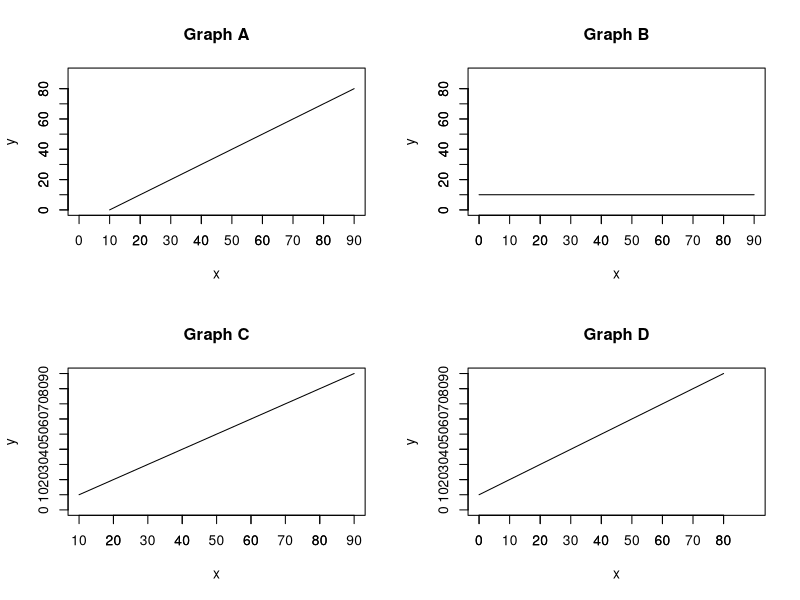
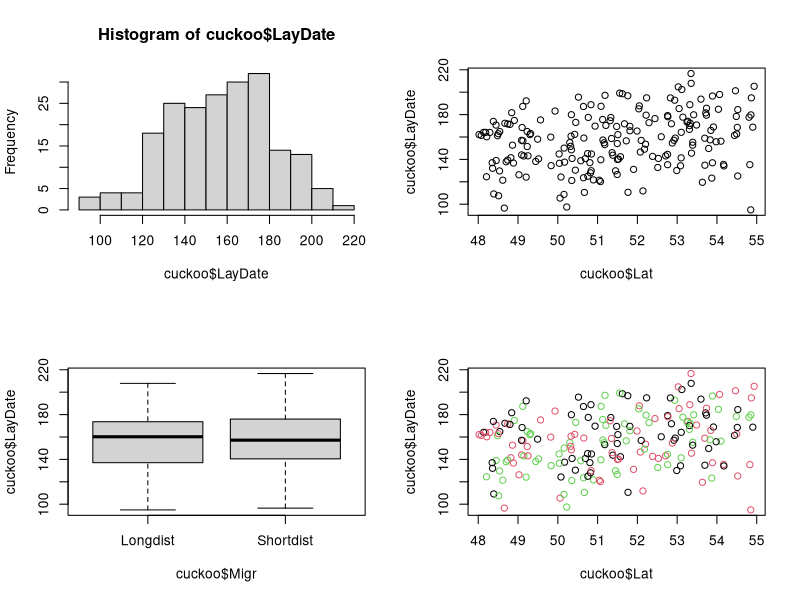
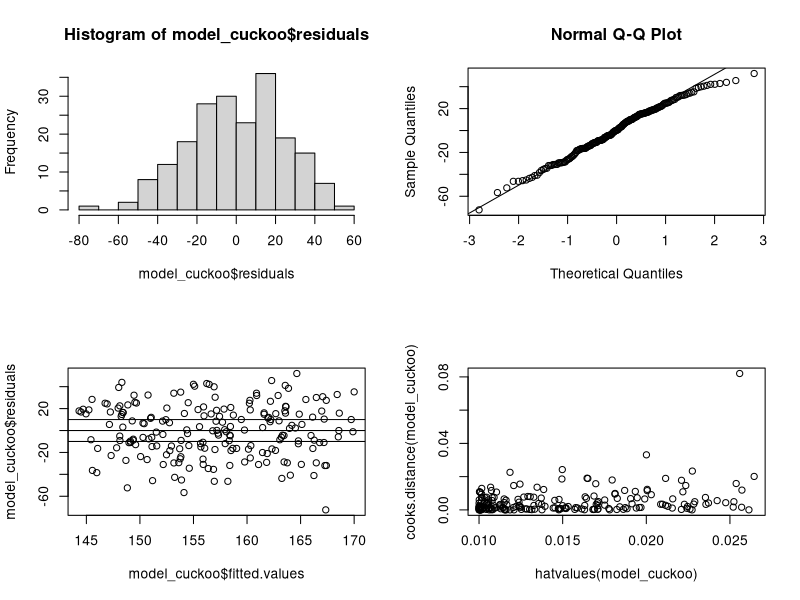
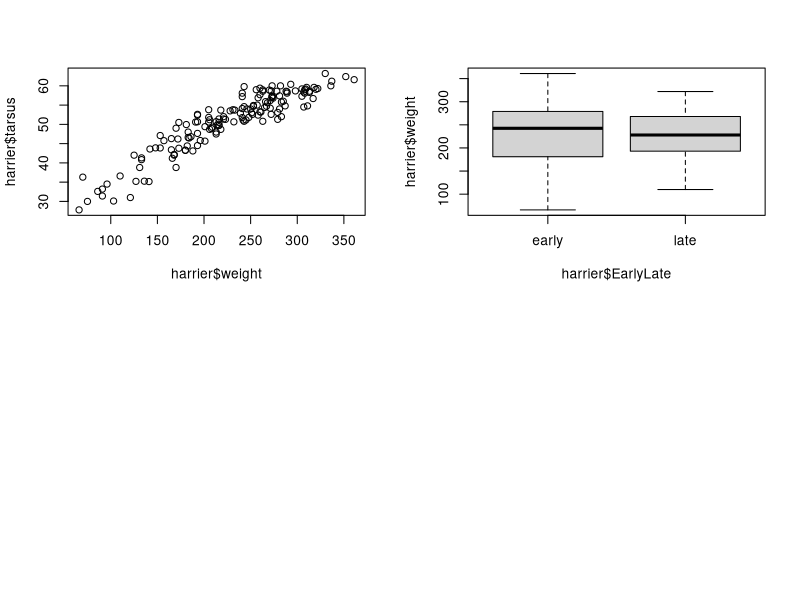

R code for these plots, in order: (Note: this script raises an error after producing the figures.)

# Question 1 -------------------------------------------------------------------

# Question 2

xa<-seq(10,90,10)
ya<-seq(0,80,10)

xb<-seq(0,90,10)
yb<-rep(10,10)

xc<-seq(10,90,10)
yc<-seq(10,90,10)

xd<-seq(0,80,10)
yd<-seq(10,90,10)

par(mfrow=c(2,2))
plot(xa,ya, type="l", main="Graph A", xlim=c(0,90), ylim=c(0,90), xlab="x", ylab="y")
axis(side = 1, at = xa,labels = T)
axis(side = 2, at = ya,labels = T)
plot(xb,yb, type="l", main="Graph B", xlim=c(0,90), ylim=c(0,90), xlab="x", ylab="y")
axis(side = 1, at = xb,labels = T)
axis(side = 2, at = ya,labels = T)
plot(xc,yc, type="l", main="Graph C", xlim=c(10,90), ylim=c(0,90), xlab="x", ylab="y")
axis(side = 1, at = xc,labels = T)
axis(side = 2, at = yc,labels = T)
plot(xd,yd, type="l", main="Graph D", xlim=c(0,90), ylim=c(0,90), xlab="x", ylab="y")
axis(side = 1, at = xd,labels = T)
axis(side = 2, at = yd,labels = T)
#Question 3

# Question 4 
#Question 5 
cuckoo<-read.table("cuckoodata.txt", header=TRUE)
str(cuckoo)
hist(cuckoo$LayDate)
plot(cuckoo$LayDate~cuckoo$Lat)
boxplot(cuckoo$LayDate~cuckoo$Migr)
col=(cuckoo$Migr)
plot(cuckoo$LayDate~cuckoo$Lat, col=c(1:3))
model_cuckoo<-lm(cuckoo$LayDate~cuckoo$Lat+cuckoo$Migr)
hist(model_cuckoo$residuals)
qqnorm(model_cuckoo$residuals)
qqline(model_cuckoo$residuals)
plot(model_cuckoo$residuals ~ model_cuckoo$fitted.values)
abline(10,0)
abline(0,0)
abline(-10,0)
plot(cooks.distance(model_cuckoo) ~ hatvalues(model_cuckoo))
anova(model_cuckoo)
summary(model_cuckoo)

summary(cuckoo$LayDate)
p_220<-(1-pnorm(220,mean(cuckoo$LayDate),sd(cuckoo$LayDate)))
quantile(cuckoo$LayDate, probs=c(0.2))







# Question 6
# Question 7
# Question 8
# Question 9
# Question 10
# Question 11
# Question 12
harrier<-read.table("harrier.txt", header=TRUE)
str(harrier)
plot(harrier$tarsus~harrier$weight)
boxplot(harrier$weight~harrier$EarlyLate)
model_harrier<-lm(harrier$logWeight~harrier$tarsus+harrier$EarlyLate)
summary(model_harrier)
anova(model_harrier)
-------------------------------------------------------------------
survey<-read.table("BI3010Survey2021.txt")
survey<-survey[survey$Year==2019,]
model1<-aov(survey$DreamPartner~survey$Height+survey$Gender+survey$ShoeSize)
summary(model1) # DIFFERENT from quiz

# Question 5 -------------------------------------------------------------------
survey<-read.csv("BI3010Survey.csv")
survey<-survey[survey$Year==2021,]
model2<-aov(survey$DreamPartner~survey$Height+survey$Upbringing)
model2$coefficients # DIFFERENT from quiz (not sure which year or subset was used)


# Question 6 -------------------------------------------------------------------
survey<-read.csv("BI3010Survey2021_v1.csv")
#survey<-survey[survey$Gender!="NotSaying",]
model3<-glm(survey$ShoeSize~survey$Height)
summary(model3) # DIFFERENT from quiz (0.18 instead of 0.12)

model4<-glm(survey$ShoeSize~survey$Height+survey$Gender)
summary(model4) # DIFFERENT from quiz (1.77 instead of 1.91)

# TO DO: blanks 4 and 5


# Question 7 -------------------------------------------------------------------


# Question 8 -------------------------------------------------------------------



# Question 9 -------------------------------------------------------------------



# Question 10 ------------------------------------------------------------------



# Question 11 ------------------------------------------------------------------
# Same as Question 4


# Question 12 ------------------------------------------------------------------
survey<-survey[survey$Year==2019 & survey$Gender=="Female",]
model5<-glm(survey$DreamPartner~survey$Height+survey$DietType)
summary(model5) # DIFFERENT from quiz

# Question 13 ------------------------------------------------------------------



# Question 14 ------------------------------------------------------------------



# Question 15 ------------------------------------------------------------------